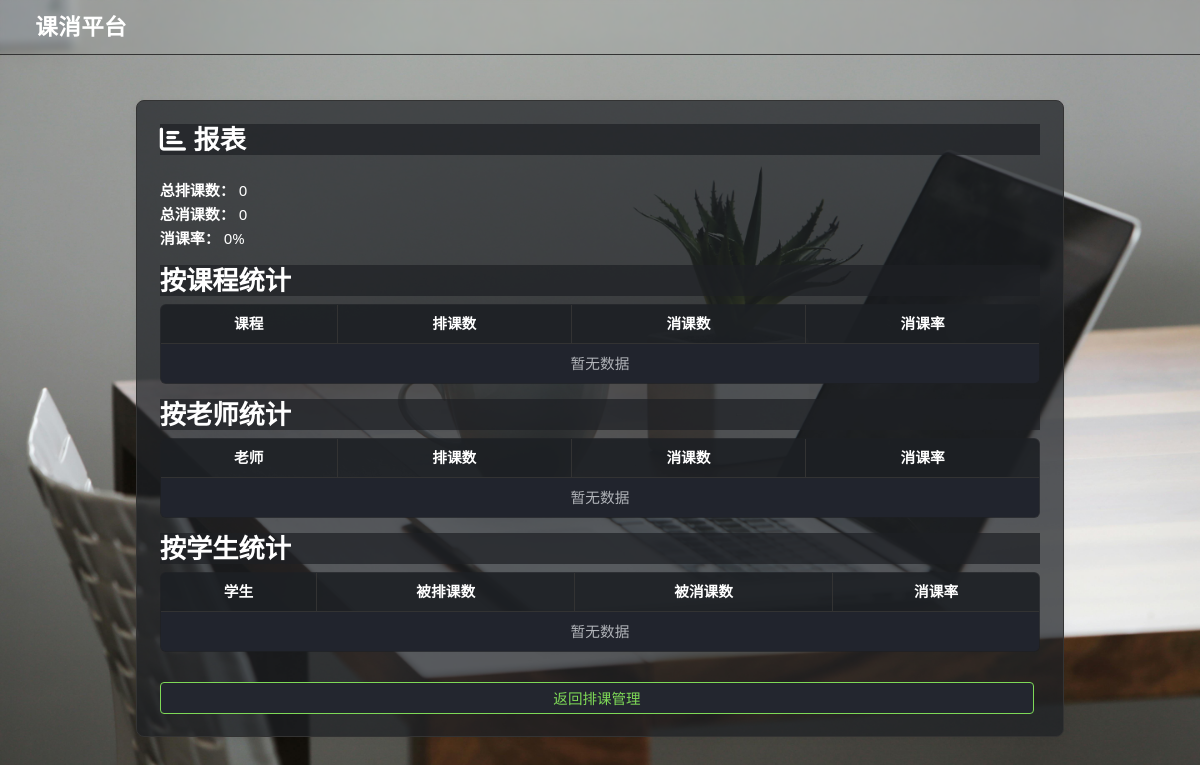
The page /report (signed in) on the database as committed earlier.
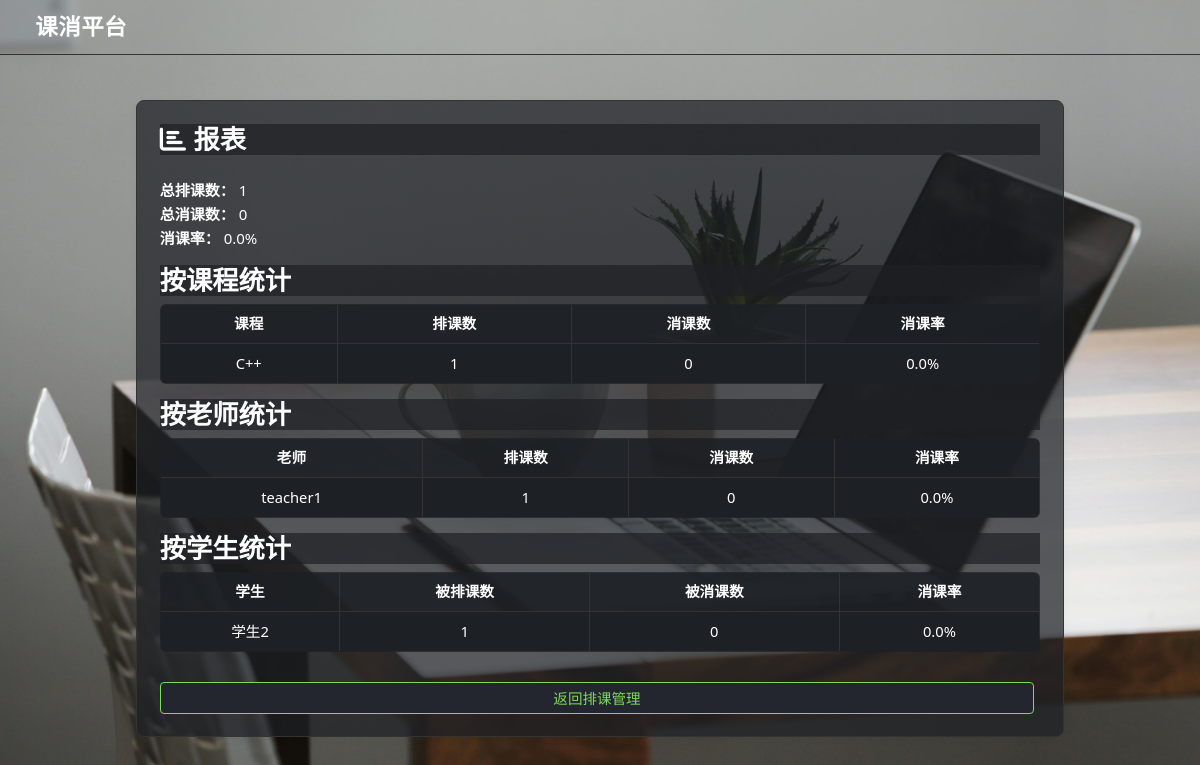
The same page on the database as committed later.
### tables this page shows
CREATE TABLE course (
    id INTEGER PRIMARY KEY AUTOINCREMENT,
    name TEXT NOT NULL,
    total_hours INTEGER
, price REAL);

CREATE TABLE "schedule" (
    id INTEGER PRIMARY KEY AUTOINCREMENT,
    course_id INTEGER,
    student_ids TEXT,
    teacher TEXT,
    start_date TEXT,
    end_date TEXT,
    time TEXT,
    note TEXT,
    status TEXT
, start_datetime TEXT, end_datetime TEXT);

CREATE TABLE student (
    id INTEGER PRIMARY KEY AUTOINCREMENT,
    name TEXT NOT NULL,
    contact TEXT,
    teacher TEXT
, email TEXT, remark TEXT, class_name TEXT);

### app.py (the view)
@app.route('/report')
@admin_or_manager_required
def report():
    conn = get_db_connection()
    total_schedules = conn.execute('SELECT COUNT(*) FROM schedule').fetchone()[0]
    total_consumed = conn.execute("SELECT COUNT(*) FROM schedule WHERE status='已消课'").fetchone()[0]
    consume_rate = round((total_consumed / total_schedules) * 100, 2) if total_schedules else 0
    course_stats = conn.execute('''
        SELECT c.name, COUNT(s.id) as total, SUM(CASE WHEN s.status='已消课' THEN 1 ELSE 0 END) as consumed
        FROM schedule s JOIN course c ON s.course_id = c.id
        GROUP BY c.id
    ''').fetchall()
    teacher_stats = conn.execute('''
        SELECT s.teacher, COUNT(s.id) as total, SUM(CASE WHEN s.status='已消课' THEN 1 ELSE 0 END) as consumed
        FROM schedule s
        GROUP BY s.teacher
    ''').fetchall()
    student_stats = []
    students = {row['id']: row['name'] for row in conn.execute('SELECT * FROM student')}
    for s in conn.execute('SELECT * FROM schedule'):
        for sid in s['student_ids'].split(','):
            name = students.get(int(sid), f'ID{sid}')
            stat = next((x for x in student_stats if x['name']==name), None)
            if not stat:
                stat = {'name': name, 'total': 0, 'consumed': 0}
                student_stats.append(stat)
            stat['total'] += 1
            if s['status'] == '已消课':
                stat['consumed'] += 1
    conn.close()
    return render_template('report.html', total_schedules=total_schedules, total_consumed=total_consumed, consume_rate=consume_rate, course_stats=course_stats, teacher_stats=teacher_stats, student_stats=student_stats)

### app.py (called while the page is built)
def get_db_connection():
    db_path = os.path.abspath('school.db')
    print('数据库绝对路径:', db_path)
    conn = sqlite3.connect('school.db')
    conn.row_factory = sqlite3.Row
    return conn

def admin_or_manager_required(f):
    @wraps(f)
    def decorated_function(*args, **kwargs):
        if 'user_id' not in session:
            return redirect(url_for('login'))
        if session.get('role') not in ['admin', 'manager', 'teacher']:
            flash('无权限访问，请联系管理员')
            return redirect(url_for('index'))
        return f(*args, **kwargs)
    return decorated_function

### templates/report.html (shortened to what this page needs)
<!DOCTYPE html>
<html lang="zh-CN">
<head>
    <link href="https://cdn.jsdelivr.net/npm/bootstrap@5.3.3/dist/css/bootstrap.min.css" rel="stylesheet">
    <link rel="stylesheet" href="https://cdn.jsdelivr.net/npm/@fortawesome/fontawesome-free@6.5.2/css/all.min.css">
    <link rel="stylesheet" href="{{ url_for('static', filename='custom.css') }}">
</head>
<body class="main-bg dark">
    <nav class="navbar navbar-expand-lg navbar-dark mb-4">
        <div class="container-fluid">
            <a class="navbar-brand fw-bold" href="/">课消平台</a>
        </div>
    </nav>
    <div class="container">
        <div class="row justify-content-center">
            <div class="col-12 col-lg-10">
                <div class="card p-4 my-4">
                    <h3 class="mb-4"><i class="fas fa-chart-bar me-2"></i>报表</h3>
                    <div class="mb-3">
                        <strong>总排课数：</strong> {{ total_schedules }}<br>
                        <strong>总消课数：</strong> {{ total_consumed }}<br>
                        <strong>消课率：</strong> {{ consume_rate }}%
                    </div>
                    <h3>按课程统计</h3>
                    <table class="table table-bordered table-striped text-center align-middle">
                        <thead><tr><th>课程</th><th>排课数</th><th>消课数</th><th>消课率</th></tr></thead>
                        <tbody>
                        {% for row in course_stats %}
                        <tr>
                            <td>{{ row[0] }}</td>
                            <td>{{ row[1] }}</td>
                            <td>{{ row[2] }}</td>
                            <td>{{ (row[2]/row[1]*100)|round(2) if row[1] else 0 }}%</td>
                        </tr>
                        {% endfor %}
                        {% if course_stats|length == 0 %}
                        <tr><td colspan="4" class="text-muted">暂无数据</td></tr>
                        {% endif %}
                        </tbody>
                    </table>
                    <h3>按老师统计</h3>
                    <table class="table table-bordered table-striped text-center align-middle">
                        <thead><tr><th>老师</th><th>排课数</th><th>消课数</th><th>消课率</th></tr></thead>
                        <tbody>
                        {% for row in teacher_stats %}
                        <tr>
                            <td>{{ row[0] or '未填写' }}</td>
                            <td>{{ row[1] }}</td>
                            <td>{{ row[2] }}</td>
                            <td>{{ (row[2]/row[1]*100)|round(2) if row[1] else 0 }}%</td>
                        </tr>
                        {% endfor %}
                        {% if teacher_stats|length == 0 %}
                        <tr><td colspan="4" class="text-muted">暂无数据</td></tr>
                        {% endif %}
                        </tbody>
                    </table>
                    <h3>按学生统计</h3>
                    <table class="table table-bordered table-striped text-center align-middle">
                        <thead><tr><th>学生</th><th>被排课数</th><th>被消课数</th><th>消课率</th></tr></thead>
                        <tbody>
                        {% for row in student_stats %}
                        <tr>
                            <td>{{ row.name }}</td>
                            <td>{{ row.total }}</td>
                            <td>{{ row.consumed }}</td>
                            <td>{{ (row.consumed/row.total*100)|round(2) if row.total else 0 }}%</td>
                        </tr>
                        {% endfor %}
                        {% if student_stats|length == 0 %}
                        <tr><td colspan="4" class="text-muted">暂无数据</td></tr>
                        {% endif %}
                        </tbody>
                    </table>
                    <a href="{{ url_for('schedule_list') }}" class="btn btn-secondary mt-3">返回排课管理</a>
                </div>
            </div>
        </div>
    </div>
</body>
</html>

Rows that differ between the two databases and show on the page:
added course: name "C++", row "1", row "0", value "0.0"
added schedule: teacher "teacher1", row "1", row "0", value "0.0"
now on this page (row unchanged): student: name "学生2", total "1", consumed "0", consumed "0.0"
Other text that changed with them:
{{ total_schedules }}: "0" → "1"
{{ consume_rate }}: "0" → "0.0"
text no longer shown: "暂无数据 暂无数据 暂无数据"
